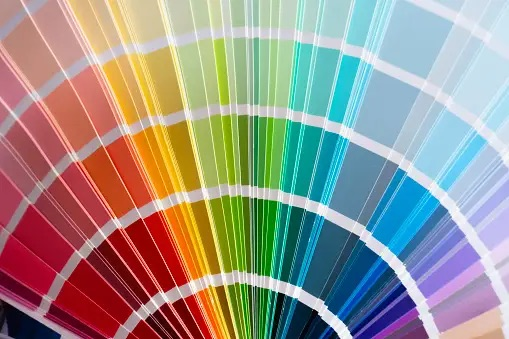
#> input picture test.jpeg, 509 x 339 px; the run also reads 3 pictures not shown here
$ python main.py
#> lines starting #> are read from the running program, lines starting #| are printed output that depends on the picture
import cv2 as cv2
import matplotlib.pyplot as plt
import numpy as np

# show the source image and transformed image
def show_images(source, transformed, title="Image"):
    img_src_rgb = cv2.cvtColor(source, cv2.COLOR_BGR2RGB) # normal colors to display
    img_trf_rgb = cv2.cvtColor(transformed, cv2.COLOR_BGR2RGB)

    plt.figure(figsize=(13, 5))
    plt.suptitle(title, fontsize=16)

    plt.subplot(1, 2, 1)
    plt.imshow(img_src_rgb)
    plt.title('Source Image')
    plt.text(10, 10, f'Resolution: {source.shape[1]}x{source.shape[0]}', color='white', backgroundcolor='black', fontsize=8, ha='left', va='top')
    plt.axis('off')

    plt.subplot(1, 2, 2)
    plt.imshow(img_trf_rgb)
    plt.title('Transformed Image')
    plt.text(10, 10, f'Resolution: {transformed.shape[1]}x{transformed.shape[0]}', color='white', backgroundcolor='black', fontsize=8, ha='left', va='top')
    plt.axis('off')

    # adjust space between images
    plt.subplots_adjust(wspace=0.3, hspace=0.3)
    plt.subplots_adjust(left=0.05, right=0.95)

    # save image
    plt.savefig(f"results/{title}.png")


def apply_matrix_transformations(img, matrix, shape=(0, 0)):
    # apply the matrix to the image
    if shape == (0, 0):
        shape = (img.shape[1], img.shape[0])
    return cv2.warpAffine(img, matrix, shape)


def apply_perspective_transformations(img, matrix, shape=(0, 0)):
    # apply the matrix to the image
    if shape == (0, 0):
        shape = (img.shape[1], img.shape[0])
    return cv2.warpPerspective(img, matrix, shape)


def distortion_correction(img, map_func):
    xi, yi = np.meshgrid(np.arange(img.shape[1]), np.arange(img.shape[0]))

    # shift and normalize grid
    xmid, xmid = img.shape[1] / 2.0, img.shape[0] / 2.0
    xi = xi - xmid
    yi = yi - xmid

    # convert to polar coordinates
    r, theta = cv2.cartToPolar(xi / xmid, yi / xmid)
    r = map_func(r)

    # convert back to cartesian coordinates
    u, v = cv2.polarToCart(r, theta)

    u, v = u * xmid + xmid, v * xmid + xmid

    # remap the image
    return cv2.remap(img, u.astype(np.float32), v.astype(np.float32), cv2.INTER_LINEAR)


# open the image
img = cv2.imread("test.jpeg")
#> img is the input picture: shape (339, 509, 3); mean B, G, R 139.9, 148.7, 154.2
assert img is not None, "File could not be read"

# move the image
move_matrix = np.float32([[1, 0, 50], [0, 1, 100]])

moved_img = apply_matrix_transformations(img, move_matrix)
show_images(img, moved_img, "Move Image")

# mirror the image on the x-axis
mirror_matrix_x = np.float32([[1, 0, 0], [0, -1, img.shape[0] - 1]])
#> mirror_matrix_x = [[1, 0, 0], [0, -1, 338]]

mirrored_img = apply_matrix_transformations(img, mirror_matrix_x)
show_images(img, mirrored_img, "Mirror Image (x-axis)")
#> call 2 of show_images, with title = 'Mirror Image (x-axis)'
#> in show_images (call 2), `plt.savefig(f"results/{title}.png")`:
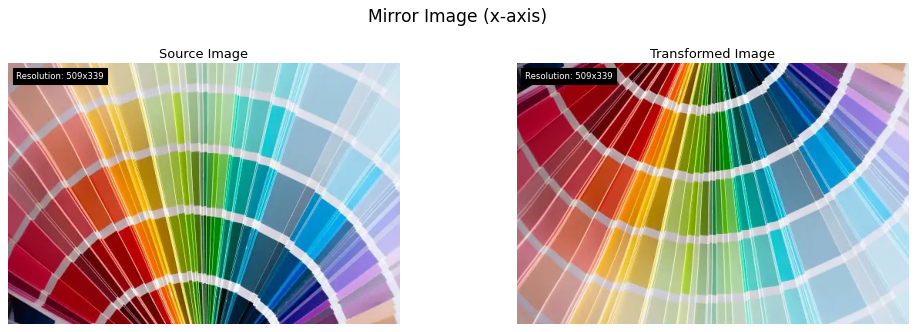
#> figure drawn by matplotlib, 2 panels

# mirror the image on the y-axis
mirror_matrix_y = np.float32([[-1, 0, img.shape[1] - 1], [0, 1, 0]])
#> mirror_matrix_y = [[-1, 0, 508], [0, 1, 0]]

mirrored_img = apply_matrix_transformations(img, mirror_matrix_y)
show_images(img, mirrored_img, "Mirror Image (y-axis)")

# scale the image (zoom in)
zoom_matrix = np.float32([[1.5, 0, 0], [0, 1.5, 0]])

zoomed_img = apply_matrix_transformations(img, zoom_matrix, (int(img.shape[1] * 1.5), int(img.shape[0] * 1.5)))
show_images(img, zoomed_img, "Zoom Image")

# and using opencv function
zoomed_img_cv = cv2.resize(img, None, fx=1.5, fy=1.5, interpolation=cv2.INTER_CUBIC)
# None is the size of the output image (None ti use scaling factors), fx and fy are the scale factors
show_images(img, zoomed_img_cv, "Zoom Image (using OpenCV)")

# rotate the image
angle = np.deg2rad(10)
rotation_matrix = np.float32([[np.cos(angle), -np.sin(angle), 0], [np.sin(angle), np.cos(angle), 0]])

rotated_img = apply_matrix_transformations(img, rotation_matrix)
show_images(img, rotated_img, "Rotate Image")

# rotate about the center of the image
angle = np.deg2rad(10)
move_to_center_matrix = np.float32([[1, 0, -img.shape[1] / 2], [0, 1, -img.shape[0] / 2], [0, 0, 1]])
rotation_matrix = np.float32([[np.cos(angle), -np.sin(angle), 0], [np.sin(angle), np.cos(angle), 0], [0, 0, 1]])
move_back_matrix = np.float32([[1, 0, img.shape[1] / 2], [0, 1, img.shape[0] / 2], [0, 0, 1]])

transformation_matrix = move_back_matrix @ rotation_matrix @ move_to_center_matrix
# remove the last row
transformation_matrix = transformation_matrix[:2, :]

rotated_img = apply_matrix_transformations(img, transformation_matrix)
show_images(img, rotated_img, "Rotate Image (about the center)")

# and using opencv function
angle = 10
rotation_matrix_cv = cv2.getRotationMatrix2D((img.shape[1] / 2, img.shape[0] / 2), angle, 1)

rotated_img_cv = apply_matrix_transformations(img, rotation_matrix_cv)
show_images(img, rotated_img_cv, "Rotate Image (using OpenCV)")

# affine transformation
# define the points of the source image
src_points = np.float32([[0, 0], [img.shape[1] - 1, 0], [0, img.shape[0] - 1]])
#> src_points = [[0, 0], [508, 0], [0, 338]]
# define the points of the transformed image
dst_points = np.float32([[50, 50], [img.shape[1] - 1, 0], [0, img.shape[0] - 1]])

affine_matrix = cv2.getAffineTransform(src_points, dst_points)

affine_img = apply_matrix_transformations(img, affine_matrix)
show_images(img, affine_img, "Affine Transformation")

# shearing transformation
shearing_matrix = np.float32([[1, 0, 0], [0.2, 1, 0]])

sheared_img = apply_matrix_transformations(img, shearing_matrix)
show_images(img, sheared_img, "Shearing Transformation")

# piecewise linear transformation
stretch = 4
piecewise_linear_matrix = np.float32([[stretch, 0, 0], [0, 1, 0]])

piecewise_linear_img = img.copy()
piecewise_linear_img[:, img.shape[1] // 2:] = apply_matrix_transformations(img[:, img.shape[1] // 2:], piecewise_linear_matrix)
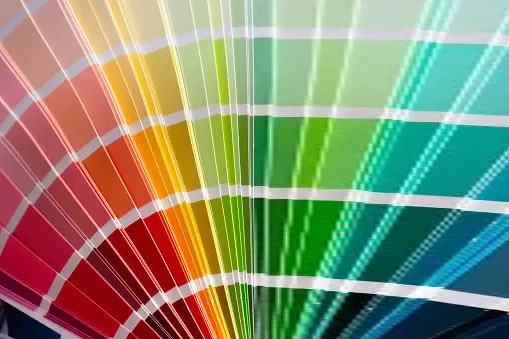
#> piecewise_linear_img: shape (339, 509, 3); mean B, G, R 113.8, 144, 135.5

show_images(img, piecewise_linear_img, "Piecewise Linear Transformation")

### non-linear transformations

# projective transformation
projective_matrix = np.float32([[1.1, 0.35, 0], [0.2, 1.1, 0], [0.00075, 0.0005, 1]])

projective_img = apply_perspective_transformations(img, projective_matrix)
#> in apply_perspective_transformations, `return cv2.warpPerspective(img, matrix, shape)`:
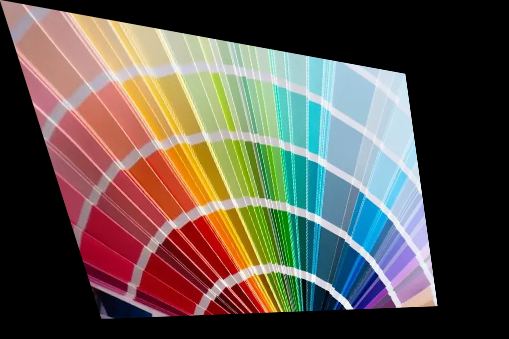
#> returned value: shape (339, 509, 3); mean of channels 0, 1, 2 76.4, 84.2, 93.5; drawn as B, G, R
show_images(img, projective_img, "Projective Transformation")

# polynomial transformation
polynomial_matrix = np.float32([[0, 0], [1, 0], [0, 1], [0.00001, 0], [0.002, 0], [0.001, 0]])

polynomial_img = np.zeros_like(img)
x, y = np.meshgrid(np.arange(img.shape[1]), np.arange(img.shape[0]))

# calculate the new coordinates
xnew = np.round(polynomial_matrix[0, 0] + polynomial_matrix[1, 0] * x + polynomial_matrix[2, 0] * y + polynomial_matrix[3, 0] * x**2 + polynomial_matrix[4, 0] * x * y + polynomial_matrix[5, 0] * y**2).astype(np.float32)
ynew = np.round(polynomial_matrix[0, 1] + polynomial_matrix[1, 1] * x + polynomial_matrix[2, 1] * y + polynomial_matrix[3, 1] * x**2 + polynomial_matrix[4, 1] * x * y + polynomial_matrix[5, 1] * y**2).astype(np.float32)

# calculate mask for valid coordinates
mask = np.logical_and(np.logical_and(xnew >= 0, xnew < img.shape[1]), np.logical_and(ynew >= 0, ynew < img.shape[0]))

# apply the transformation
if img.ndim == 2:
    polynomial_img[ynew[mask].astype(int), xnew[mask].astype(int)] = img[y[mask], x[mask]]
else:
    polynomial_img[ynew[mask].astype(int), xnew[mask].astype(int), :] = img[y[mask], x[mask], :]
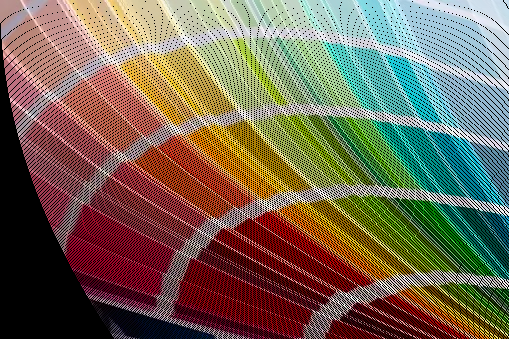
#> polynomial_img: shape (339, 509, 3); mean B, G, R 84.4, 102.6, 116.8

show_images(img, polynomial_img, "Polynomial Transformation")

# sinusoidal transformation
u, v = np.meshgrid(np.arange(img.shape[1]), np.arange(img.shape[0]))
v = v + 15 * np.sin(2 * np.pi * u / 90)

img_sinusoidal = cv2.remap(img, u.astype(np.float32), v.astype(np.float32), cv2.INTER_LINEAR)
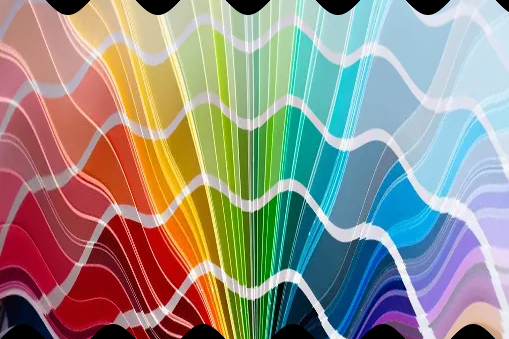
#> img_sinusoidal: shape (339, 509, 3); mean B, G, R 135.6, 144.3, 149.6

show_images(img, img_sinusoidal, "Sinusoidal Transformation")

# distortion correction

# barrel distortion
img_distortion_corrected = distortion_correction(img, lambda r: r + 0.16 * r ** 3 + 0.1 * r ** 5)
#> in distortion_correction, `u, v = cv2.polarToCart(r, theta)`:
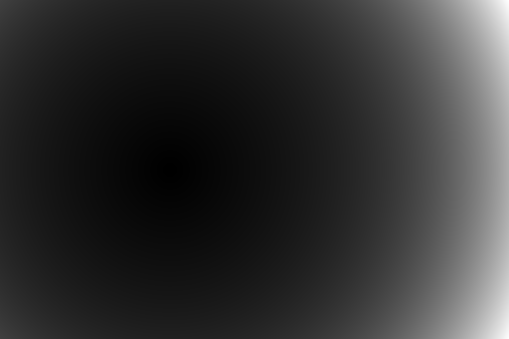
#> r: shape (339, 509) float64; min 0.00417, max 9.57, mean 1.87; drawn with min black and max white
#> in distortion_correction, `return cv2.remap(img, u.astype(np.float32), v.astype(np.float32), cv2...`:
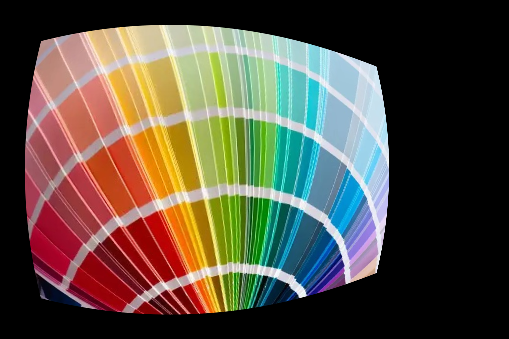
#> returned value: shape (339, 509, 3); mean of channels 0, 1, 2 64.9, 77.8, 86.5; drawn as B, G, R
show_images(img, img_distortion_corrected, "Distortion Correction (barrel)")

# pincushion distortion
img_distortion_corrected = distortion_correction(img, lambda r: r - 0.3 * r ** 2) # dont know if it is correct
show_images(img, img_distortion_corrected, "Distortion Correction (pincushion)")

### merging images
# open the images
img_top = cv2.imread("zaebushek_top.png")
img_bttm = cv2.imread("zaebushek_bttm.png")
img_source = cv2.imread("zaebushek.png")

assert img_top is not None and img_bttm is not None and img_source is not None, "File could not be read"

# match template
template_size = 20

template = img_top[-template_size:, :, :]

res = cv2.matchTemplate(img_bttm, template, cv2.TM_CCOEFF)
#> res = 426 values, max 200733184 at index 111, min 23898678 at index 320, mean 71342872
min_val, max_val, min_loc, max_loc = cv2.minMaxLoc(res)
#> min_val = 23898678; max_val = 200733184; min_loc = (0, 320); max_loc = (0, 111)

result_img = np.zeros((img_bttm.shape[0] + img_top.shape[0] - max_loc[1] - template_size, img_top.shape[1], img_top.shape[2]), dtype=np.uint8)
result_img[:img_top.shape[0], :, :] = img_top
result_img[img_top.shape[0]:, :, :] = img_bttm[max_loc[1] + template_size:, :, :]

show_images(img_source, result_img, "Merged Images")

# stitching images using opencv
stitcher = cv2.Stitcher.create(cv2.Stitcher_SCANS)
status, result_img = stitcher.stitch((img_top, img_bttm))
#> status = 0

if status == 0:
    show_images(img_source, result_img, "Stitched Images (using OpenCV)")
else:
    print("Images could not be stitched")


plt.show()
